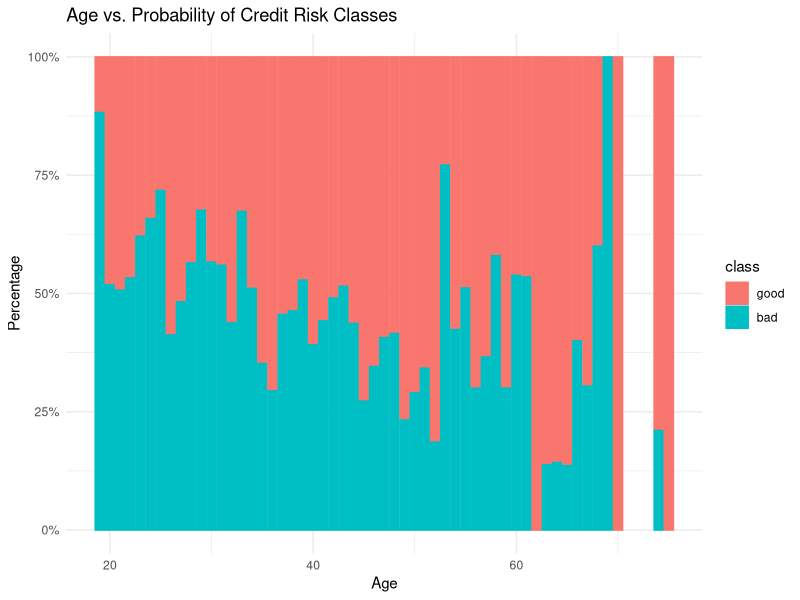
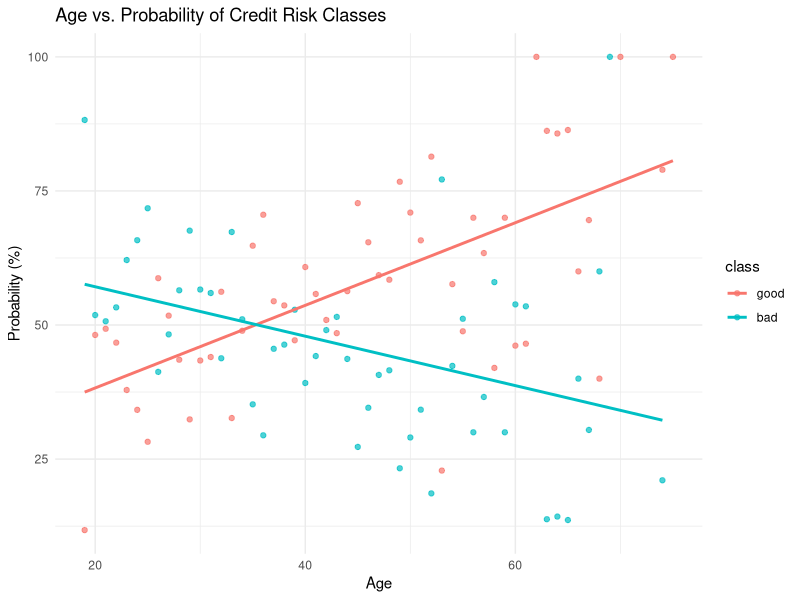
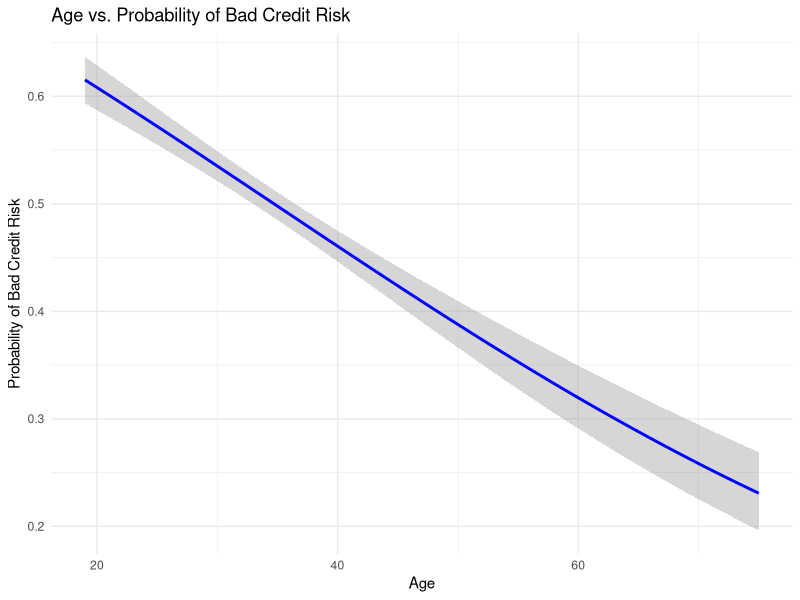
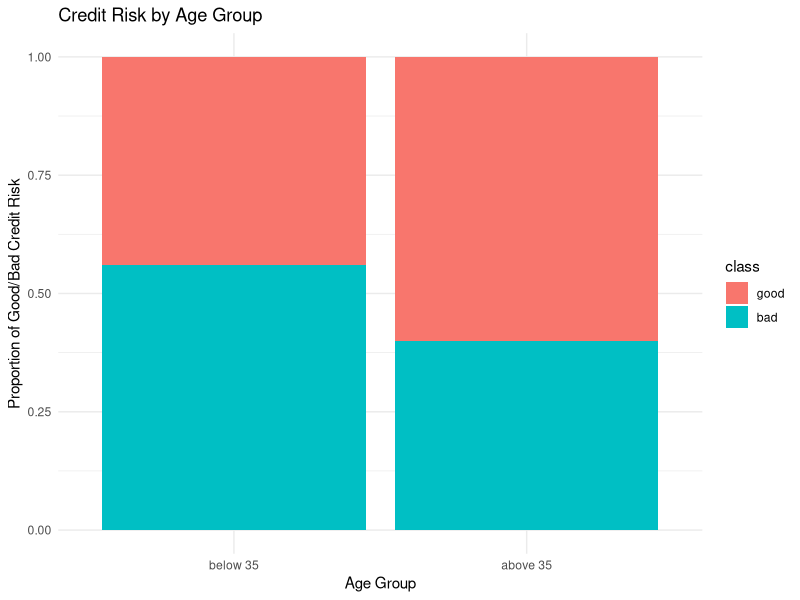
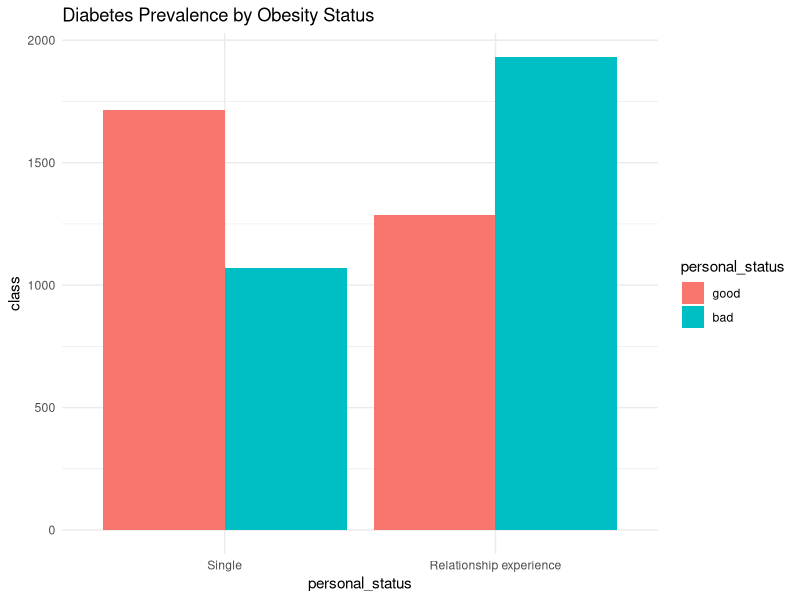
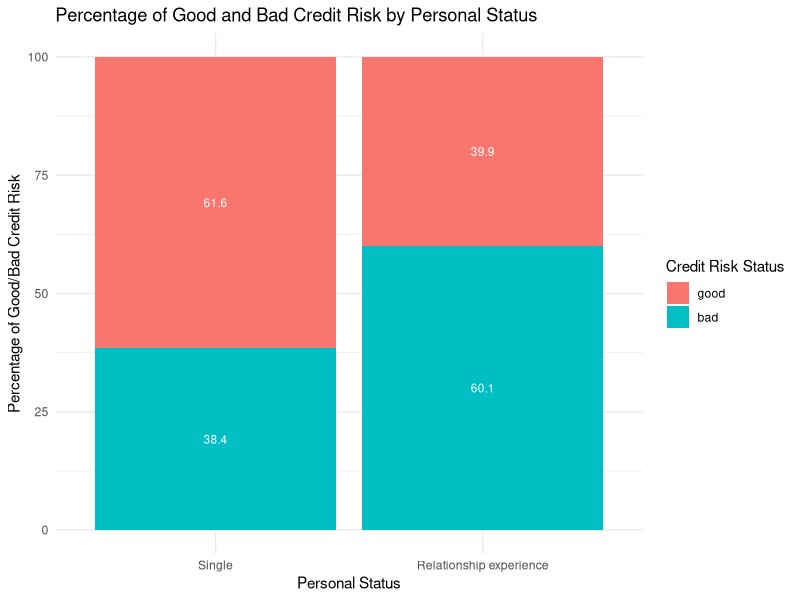
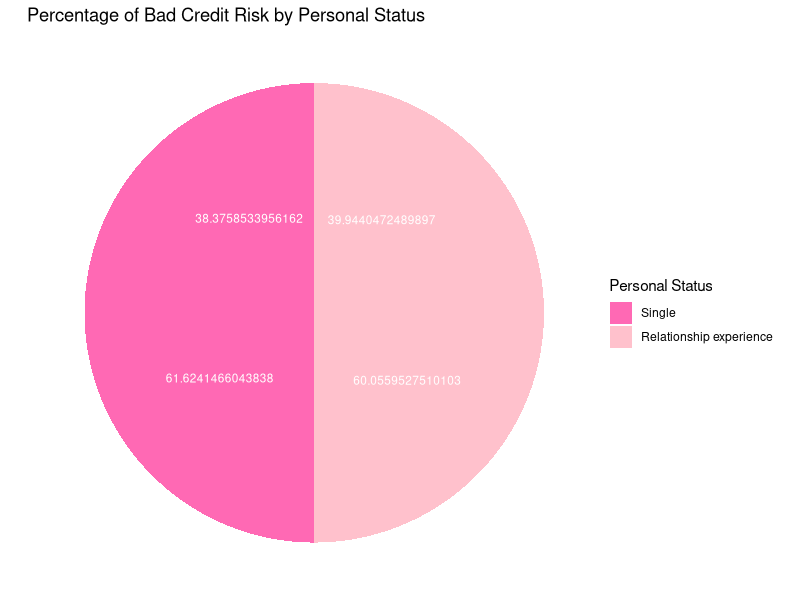
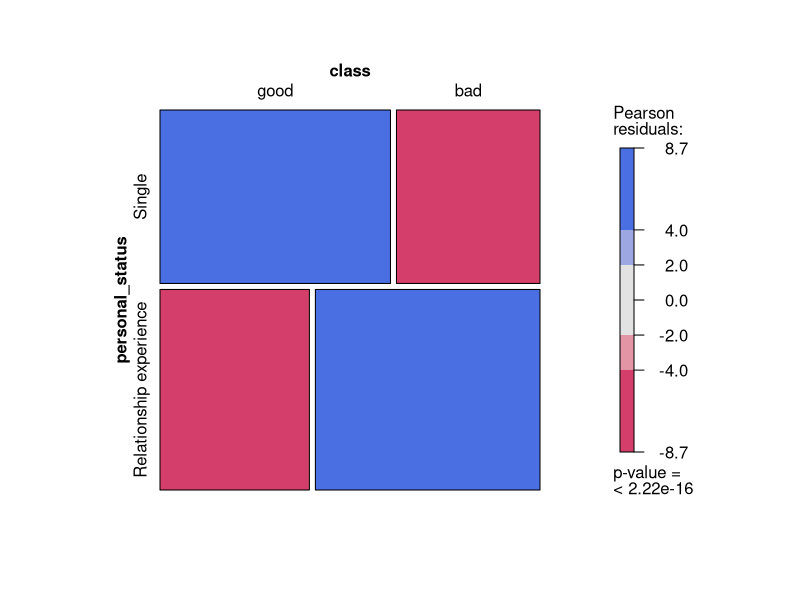

Recreate these plots in R, in order.
## ---- chunk 1
library(openxlsx)
# write.xlsx(imputed_df, "imputed_df.xlsx")
library(readxl)
library(dplyr)
library(ggplot2)
getwd()
setwd("C:/Users/tanwa/Downloads/Assignment Guide")

demographic <- read.xlsx("imputed_df.xlsx")
# class(data)
## ---- chunk 2
library(dplyr)
ken_df = demographic %>%
  dplyr::select(personal_status, age, class)

summary(ken_df)

ken_dfv2 <- ken_df %>%
  mutate(
    personal_status = case_when(
      personal_status %in% c("female div/dep/mar", "male div/sep", "male mar/wid") ~ "Relationship experience",
      personal_status == "male single" ~ "Single",
      TRUE ~ personal_status
    )
  )


ken_dfv2$personal_status = as.factor(ken_dfv2$personal_status)
summary(ken_dfv2)

## ---- chunk 3
library(ggplot2)
library(dplyr)

# Make sure there are no continuous value for the age
ken_dfv2$age = as.integer(ken_dfv2$age)

# To add new column represent different age group
ken_dfv3 = ken_dfv2 %>% 
  mutate(binary_class = ifelse(class == "bad", 1, 0), 
       age_range = cut(age, breaks = c(0, 35, Inf),
                       labels = c("below 35", "above 35")))

## ---- chunk 4
# Create a table that shows Age towards percentage of being bad or good in credit risk
ken_dfv3$class = as.factor(ken_dfv3$class)
ken_dfv3$class = relevel(ken_dfv3$class, ref = "good")


df_summary <- ken_dfv3 %>%
  group_by(age) %>%
  count(class) %>%
  mutate(percentage = n / sum(n) * 100)


ggplot(df_summary, aes(x = age, y = percentage, fill = class, color = class)) +
  geom_col(position = "fill") +  # Stacked bar chart
  scale_y_continuous(labels = scales::percent_format()) +  # Show y-axis as percentage
  labs(title = "Age vs. Probability of Credit Risk Classes",
       x = "Age",
       y = "Percentage") +
  theme_minimal()


# Get only the bad credit risk classification row from the table
age_summary = df_summary %>% filter (class == "bad")
# Calculate year-over-year changes
yearly_changes = diff(age_summary$percentage)
# Calculate average yearly change
mean(yearly_changes)




# IV = Category   DV = Category
age_class_table <- table(ken_dfv3$age_range, ken_dfv3$class)

# Perform Chi-square test
chi_age <- chisq.test(age_class_table)
print(chi_age)

ken_dfv3$age_range = relevel(ken_dfv3$age_range, ref = "below 35")
library(rpart)
tree_model <- rpart(class ~ age_range, data = ken_dfv3, method = "class")
summary(tree_model)





# IV = Category   DV = Binary
# Assuming `risk_category` is a binary outcome variable

logit_model = glm(binary_class ~ age_range, data = ken_dfv3, family = binomial)
summary(logit_model)

logit_model = glm(binary_class ~ age, data = ken_dfv3, family = binomial)
summary(logit_model)

# Create a scatter plot chart with the smooth line to find out the relation between age 
# and probability for good and bad credit risk.
ggplot(df_summary, aes(x = age, y = percentage, color = class)) +
  geom_point(alpha = 0.7) + # Scatter Plot
  geom_smooth(method = "glm", se = FALSE) +  # Add smooth lines based on the class
  labs(title = "Age vs. Probability of Credit Risk Classes",
       x = "Age",
       y = "Probability (%)") +
  theme_minimal()


age_summary2 = ken_dfv3 %>% 
  group_by(age_range) %>% 
  count(n())




ggplot(ken_dfv3, aes(x = age, y = binary_class)) +
  geom_smooth(method = "glm", method.args = list(family = "binomial"), 
              color = "blue") +
  labs(title = "Age vs. Probability of Bad Credit Risk",
       x = "Age",
       y = "Probability of Bad Credit Risk") +
  theme_minimal()


ggplot(ken_dfv3, aes(age_range, fill = class)) +
  geom_bar(position = "fill") +
  labs(title = "Credit Risk by Age Group",
       x = "Age Group",
       y = "Proportion of Good/Bad Credit Risk") +
  theme_minimal()

## ---- chunk 5
ken_dfv3$personal_status = as.factor(ken_dfv3$personal_status)
ken_dfv3$personal_status = relevel(ken_dfv3$personal_status, ref = "Single")

# IV = Category   DV = Category
status_class_table <- table(ken_dfv3$personal_status, ken_dfv3$class)

# Perform Chi-square test
chi_status <- chisq.test(status_class_table)
print(chi_status)

  
# IV = Category   DV = Binary
logit_model = glm(binary_class ~ personal_status -1, data = ken_dfv3, family = binomial)
summary(logit_model)


ggplot(ken_dfv3, aes(x = personal_status, fill = class)) +
  geom_bar(position = "dodge") +
  labs(title = "Diabetes Prevalence by Obesity Status",
       x = "personal_status",
       y = "class",
       fill = "personal_status") +
  theme_minimal()



status_summary <- ken_dfv3 %>%
  group_by(personal_status, class) %>%
  summarise(total = n()) %>%  # Count the number of occurrences for each class within each personal_status
  mutate(percentage = total / sum(total) * 100)  # Calculate the percentage within each personal_status group

# Plot the percentage of good and bad credit risk by personal_status
ggplot(status_summary, aes(x = personal_status, y = percentage, fill = class)) +
  geom_bar(stat = "identity", position = "stack") +  # Use position = "stack" to stack good and bad categories
  geom_text(aes(label = round(percentage, 1)), position = position_stack(vjust = 0.5),  # Position labels inside the stacked bars
            color = "white", size = 3) +
  labs(title = "Percentage of Good and Bad Credit Risk by Personal Status",
       x = "Personal Status",
       y = "Percentage of Good/Bad Credit Risk",
       fill = "Credit Risk Status") +
  theme_minimal()


ggplot(status_summary, aes(x = "", y = percentage, fill = personal_status)) +
  geom_bar(width = 1, stat = "identity") +  # Create stacked bar
  coord_polar("y") +  # Convert to polar coordinates
  geom_text(aes(label = percentage), position = position_stack(vjust = 0.5),  # Position labels inside slices
            color = "white", size = 3)+
  scale_fill_manual(values = c("Relationship experience" = "#FFC1CC",
                               "Single" = "#FF69B4")) +
  labs(title = "Percentage of Bad Credit Risk by Personal Status",
       x = NULL, y = NULL, fill = "Personal Status") +
  theme_void()+
  theme(legend.position = "right")


library(vcd)
mosaic(~ personal_status + class, data = ken_dfv3, shade = TRUE)

## ---- chunk 6
# Assuming `risk_category` is a binary outcome variable
ken_dfv3$age_range = relevel(ken_dfv3$age_range, ref = "above 35")
ken_dfv3$personal_status = relevel(ken_dfv3$personal_status, ref = "Single")
ken_dfv3$class = relevel(ken_dfv3$class, ref = "good")

logit_model = glm(class ~ personal_status*age_range, data = ken_dfv3, family = binomial)
summary(logit_model)


# Load the required libraries
library(randomForest)
library(caret)


# Train the random forest model on the training data
rf_model <- randomForest(class ~ personal_status*age_range, data = ken_dfv3, ntree = 100)
# Assuming 'ken_dfv3' is your data and 'class' is the target variable
# Split the data into training and testing sets (80% train, 20% test)
set.seed(123)  # Set seed for reproducibility
trainIndex <- createDataPartition(ken_dfv3$class, p = 0.80, list = FALSE)
train_data <- ken_dfv3[trainIndex, ]
test_data <- ken_dfv3[-trainIndex, ]

# Print the model summary
print(rf_model)

# Make predictions on the test data
predictions <- predict(rf_model, test_data)

# Evaluate the model's performance using confusion matrix and accuracy
confusionMatrix(predictions, test_data$class)




ggplot(ken_dfv3, aes(age_range, fill = class)) + 
  geom_bar(position = "fill") +
  facet_wrap(~ personal_status) +
  labs(title = "Credit Risk by Age Group and Personal Status",
       x = "Age Group",
       y = "Proportion of Good/Bad Credit Risk") +
  theme_minimal()

